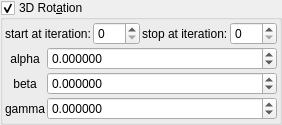
    <widget class="MyGroupBox" name="groupCheck_transf_rotation2_enabled_false">
     <property name="title">
      <string>3D Rot&amp;ation</string>
     </property>
     <property name="checkable">
      <bool>true</bool>
     </property>
     <layout class="QVBoxLayout" name="verticalLayout_9" stretch="0,0">
      <property name="spacing">
       <number>2</number>
      </property>
      <property name="leftMargin">
       <number>2</number>
      </property>
      <property name="topMargin">
       <number>2</number>
      </property>
      <property name="rightMargin">
       <number>2</number>
      </property>
      <property name="bottomMargin">
       <number>2</number>
      </property>
      <item>
       <layout class="QGridLayout" name="gridLayout_85">
        <property name="spacing">
         <number>2</number>
        </property>
        <item row="3" column="0">
         <widget class="QLabel" name="label_77">
          <property name="text">
           <string>start at iteration:</string>
          </property>
         </widget>
        </item>
        <item row="3" column="1">
         <widget class="MySpinBox" name="spinboxInt_transf_start_iterations_R">
          <property name="sizePolicy">
           <sizepolicy hsizetype="Minimum" vsizetype="Maximum">
            <horstretch>0</horstretch>
            <verstretch>0</verstretch>
           </sizepolicy>
          </property>
          <property name="minimum">
           <number>0</number>
          </property>
          <property name="maximum">
           <number>999</number>
          </property>
          <property name="value">
           <number>0</number>
          </property>
         </widget>
        </item>
        <item row="3" column="2">
         <widget class="QLabel" name="label_59">
          <property name="text">
           <string>stop at iteration:</string>
          </property>
         </widget>
        </item>
        <item row="3" column="3">
         <widget class="MySpinBox" name="spinboxInt_transf_stop_iterations_R">
          <property name="sizePolicy">
           <sizepolicy hsizetype="Preferred" vsizetype="Maximum">
            <horstretch>0</horstretch>
            <verstretch>0</verstretch>
           </sizepolicy>
          </property>
          <property name="maximum">
           <number>999</number>
          </property>
         </widget>
        </item>
       </layout>
      </item>
      <item>
       <layout class="QGridLayout" name="gridLayout_12" columnstretch="0,1">
        <property name="spacing">
         <number>2</number>
        </property>
        <item row="1" column="0">
         <widget class="QLabel" name="label_45">
          <property name="text">
           <string notr="true">alpha</string>
          </property>
          <property name="alignment">
           <set>Qt::AlignCenter</set>
          </property>
         </widget>
        </item>
        <item row="2" column="1">
         <widget class="MyDoubleSpinBox" name="spinboxd3_transf_rotation_y">
          <property name="sizePolicy">
           <sizepolicy hsizetype="Minimum" vsizetype="Maximum">
            <horstretch>0</horstretch>
            <verstretch>0</verstretch>
           </sizepolicy>
          </property>
          <property name="prefix">
           <string/>
          </property>
          <property name="suffix">
           <string/>
          </property>
          <property name="decimals">
           <number>6</number>
          </property>
          <property name="minimum">
           <double>-36000.000000000000000</double>
          </property>
          <property name="maximum">
           <double>36000.000000000000000</double>
          </property>
          <property name="singleStep">
           <double>1.000000000000000</double>
          </property>
         </widget>
        </item>
        <item row="3" column="1">
         <widget class="MyDoubleSpinBox" name="spinboxd3_transf_rotation_z">
          <property name="sizePolicy">
           <sizepolicy hsizetype="Minimum" vsizetype="Maximum">
            <horstretch>0</horstretch>
            <verstretch>0</verstretch>
           </sizepolicy>
          </property>
          <property name="prefix">
           <string/>
          </property>
          <property name="suffix">
           <string/>
          </property>
          <property name="decimals">
           <number>6</number>
          </property>
          <property name="minimum">
           <double>-36000.000000000000000</double>
          </property>
          <property name="maximum">
           <double>36000.000000000000000</double>
          </property>
          <property name="singleStep">
           <double>1.000000000000000</double>
          </property>
         </widget>
        </item>
        <item row="1" column="1">
         <widget class="MyDoubleSpinBox" name="spinboxd3_transf_rotation_x">
          <property name="sizePolicy">
           <sizepolicy hsizetype="Minimum" vsizetype="Maximum">
            <horstretch>0</horstretch>
            <verstretch>0</verstretch>
           </sizepolicy>
          </property>
          <property name="prefix">
           <string/>
          </property>
          <property name="suffix">
           <string/>
          </property>
          <property name="decimals">
           <number>6</number>
          </property>
          <property name="minimum">
           <double>-36000.000000000000000</double>
          </property>
          <property name="maximum">
           <double>36000.000000000000000</double>
          </property>
          <property name="singleStep">
           <double>1.000000000000000</double>
          </property>
         </widget>
        </item>
        <item row="2" column="0">
         <widget class="QLabel" name="label_47">
          <property name="text">
           <string notr="true">beta</string>
          </property>
          <property name="alignment">
           <set>Qt::AlignCenter</set>
          </property>
         </widget>
        </item>
        <item row="3" column="0">
         <widget class="QLabel" name="label_48">
          <property name="text">
           <string notr="true">gamma</string>
          </property>
          <property name="alignment">
           <set>Qt::AlignCenter</set>
          </property>
         </widget>
        </item>
       </layout>
      </item>
     </layout>
    </widget>
